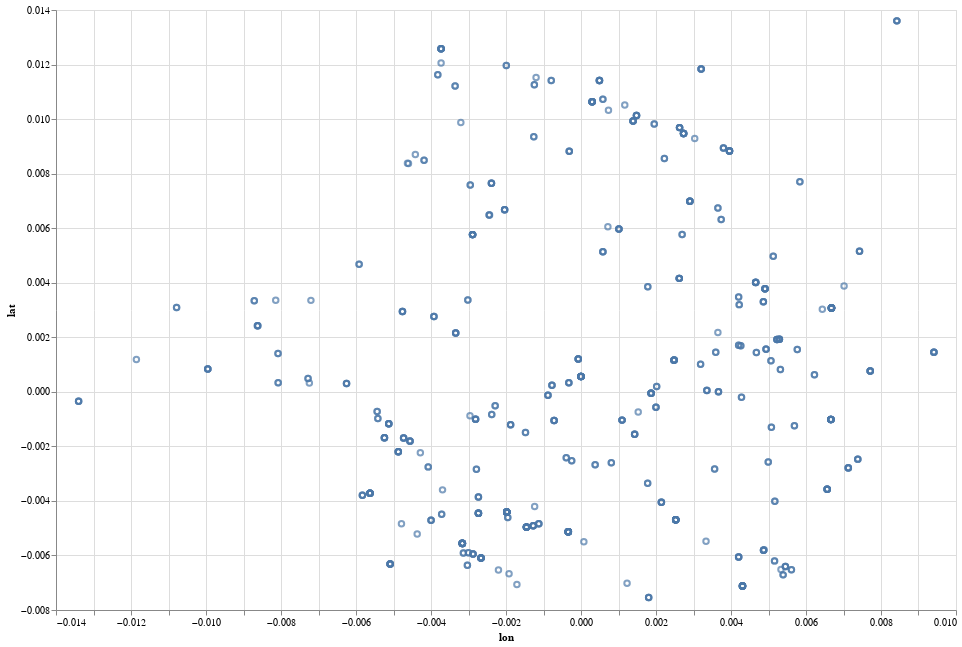

The notebook cell this image was saved under:
### Code cell
aux = X.query('neighborhood == "Praça Seca" and lat != 0').reset_index()

aux['lat'] = aux['lat'] - aux['lat'].median()
aux['lon'] = aux['lon'] - aux['lon'].median()

alt.Chart(aux).mark_point().encode(
    x=alt.X('lon', scale=alt.Scale(zero=True),),
    y=alt.Y('lat', scale=alt.Scale(zero=True))
).properties(width=900, height=600).interactive()

### Figure 1 — Vega-Lite specification as saved in the notebook (floating-point values rounded to 4 significant figures; data arrays with more than 128 entries replaced by an {"elided": "..."} marker saying what was removed)
{"config": {"view": {"continuousWidth": 400, "continuousHeight": 300}}, "data": {"name": "data-24c15f5333acf41c971d72e8134b5157"}, "mark": "point", "encoding": {"x": {"field": "lon", "scale": {"zero": true}, "type": "quantitative"}, "y": {"field": "lat", "scale": {"zero": true}, "type": "quantitative"}}, "height": 600, "selection": {"selector012": {"type": "interval", "bind": "scales", "encodings": ["x", "y"]}}, "width": 900, "$schema": "https://vega.github.io/schema/vega-lite/v4.17.0.json", "datasets": {"data-24c15f5333acf41c971d72e8134b5157": {"elided": "595 records"}}}
